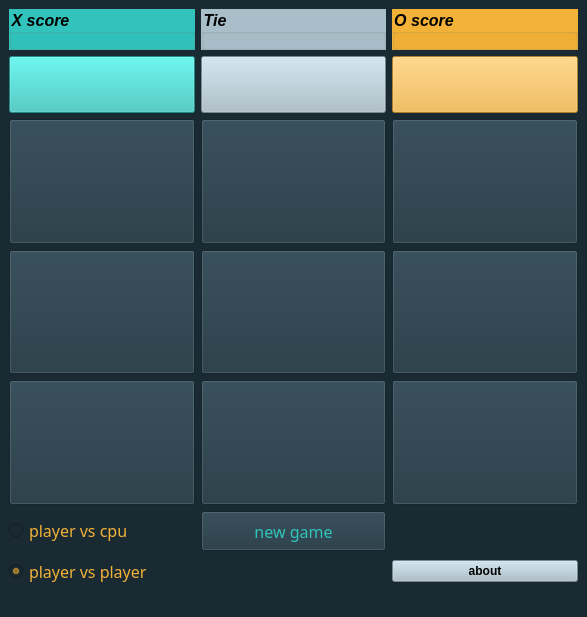
<?xml version="1.0" encoding="UTF-8"?>
<ui version="4.0">
 <class>MainWindow</class>
 <widget class="QMainWindow" name="MainWindow">
  <property name="geometry">
   <rect>
    <x>0</x>
    <y>0</y>
    <width>587</width>
    <height>617</height>
   </rect>
  </property>
  <property name="sizePolicy">
   <sizepolicy hsizetype="Minimum" vsizetype="Fixed">
    <horstretch>0</horstretch>
    <verstretch>0</verstretch>
   </sizepolicy>
  </property>
  <property name="font">
   <font>
    <pointsize>12</pointsize>
   </font>
  </property>
  <property name="windowTitle">
   <string>MainWindow</string>
  </property>
  <property name="styleSheet">
   <string notr="true">background-color: rgb(25, 42, 50)</string>
  </property>
  <widget class="QWidget" name="centralwidget">
   <layout class="QGridLayout" name="gridLayout">
    <item row="0" column="0">
     <widget class="QGroupBox" name="groupBox">
      <property name="sizePolicy">
       <sizepolicy hsizetype="Minimum" vsizetype="Fixed">
        <horstretch>0</horstretch>
        <verstretch>0</verstretch>
       </sizepolicy>
      </property>
      <property name="minimumSize">
       <size>
        <width>0</width>
        <height>25</height>
       </size>
      </property>
      <property name="font">
       <font>
        <pointsize>12</pointsize>
        <italic>true</italic>
        <bold>true</bold>
       </font>
      </property>
      <property name="styleSheet">
       <string notr="true">background-color: rgb(49, 195, 188);
</string>
      </property>
      <property name="title">
       <string>X score</string>
      </property>
     </widget>
    </item>
    <item row="7" column="2">
     <widget class="QPushButton" name="btn_about">
      <property name="font">
       <font>
        <pointsize>9</pointsize>
        <bold>true</bold>
       </font>
      </property>
      <property name="styleSheet">
       <string notr="true">background-color: rgb(168, 190, 201);</string>
      </property>
      <property name="text">
       <string>about</string>
      </property>
     </widget>
    </item>
    <item row="4" column="1">
     <widget class="QPushButton" name="btn_5">
      <property name="sizePolicy">
       <sizepolicy hsizetype="Minimum" vsizetype="Expanding">
        <horstretch>0</horstretch>
        <verstretch>0</verstretch>
       </sizepolicy>
      </property>
      <property name="font">
       <font>
        <pointsize>40</pointsize>
        <bold>true</bold>
       </font>
      </property>
      <property name="styleSheet">
       <string notr="true">background-color:rgb(31, 53, 64);

</string>
      </property>
      <property name="text">
       <string/>
      </property>
     </widget>
    </item>
    <item row="6" column="1">
     <widget class="QPushButton" name="btn_new_game">
      <property name="sizePolicy">
       <sizepolicy hsizetype="Minimum" vsizetype="Fixed">
        <horstretch>0</horstretch>
        <verstretch>0</verstretch>
       </sizepolicy>
      </property>
      <property name="minimumSize">
       <size>
        <width>0</width>
        <height>40</height>
       </size>
      </property>
      <property name="font">
       <font>
        <family>Showcard Gothic</family>
        <pointsize>12</pointsize>
        <bold>false</bold>
       </font>
      </property>
      <property name="styleSheet">
       <string notr="true">background-color:rgb(31, 53, 64);
color: rgb(49, 195, 188)
</string>
      </property>
      <property name="text">
       <string>new game</string>
      </property>
     </widget>
    </item>
    <item row="5" column="1">
     <widget class="QPushButton" name="btn_8">
      <property name="sizePolicy">
       <sizepolicy hsizetype="Minimum" vsizetype="Expanding">
        <horstretch>0</horstretch>
        <verstretch>0</verstretch>
       </sizepolicy>
      </property>
      <property name="font">
       <font>
        <pointsize>40</pointsize>
        <bold>true</bold>
       </font>
      </property>
      <property name="styleSheet">
       <string notr="true">background-color:rgb(31, 53, 64);

</string>
      </property>
      <property name="text">
       <string/>
      </property>
     </widget>
    </item>
    <item row="3" column="1">
     <widget class="QPushButton" name="btn_2">
      <property name="sizePolicy">
       <sizepolicy hsizetype="Minimum" vsizetype="Expanding">
        <horstretch>0</horstretch>
        <verstretch>0</verstretch>
       </sizepolicy>
      </property>
      <property name="font">
       <font>
        <pointsize>40</pointsize>
        <bold>true</bold>
       </font>
      </property>
      <property name="styleSheet">
       <string notr="true">background-color:rgb(31, 53, 64);

</string>
      </property>
      <property name="text">
       <string/>
      </property>
     </widget>
    </item>
    <item row="4" column="0">
     <widget class="QPushButton" name="btn_4">
      <property name="sizePolicy">
       <sizepolicy hsizetype="Minimum" vsizetype="Expanding">
        <horstretch>0</horstretch>
        <verstretch>0</verstretch>
       </sizepolicy>
      </property>
      <property name="font">
       <font>
        <pointsize>40</pointsize>
        <bold>true</bold>
       </font>
      </property>
      <property name="styleSheet">
       <string notr="true">background-color:rgb(31, 53, 64);

</string>
      </property>
      <property name="text">
       <string/>
      </property>
     </widget>
    </item>
    <item row="3" column="0">
     <widget class="QPushButton" name="btn_1">
      <property name="sizePolicy">
       <sizepolicy hsizetype="Minimum" vsizetype="Expanding">
        <horstretch>0</horstretch>
        <verstretch>0</verstretch>
       </sizepolicy>
      </property>
      <property name="font">
       <font>
        <pointsize>40</pointsize>
        <bold>true</bold>
       </font>
      </property>
      <property name="styleSheet">
       <string notr="true">background-color:rgb(31, 53, 64);

</string>
      </property>
      <property name="text">
       <string/>
      </property>
     </widget>
    </item>
    <item row="2" column="0">
     <widget class="QPushButton" name="scoreboard_x">
      <property name="sizePolicy">
       <sizepolicy hsizetype="Minimum" vsizetype="Fixed">
        <horstretch>0</horstretch>
        <verstretch>0</verstretch>
       </sizepolicy>
      </property>
      <property name="font">
       <font>
        <family>Arial Black</family>
        <pointsize>26</pointsize>
        <bold>true</bold>
       </font>
      </property>
      <property name="styleSheet">
       <string notr="true">background-color: rgb(49, 195, 188)
</string>
      </property>
      <property name="text">
       <string/>
      </property>
     </widget>
    </item>
    <item row="2" column="1">
     <widget class="QPushButton" name="scoreboard_tie">
      <property name="sizePolicy">
       <sizepolicy hsizetype="Minimum" vsizetype="Fixed">
        <horstretch>0</horstretch>
        <verstretch>0</verstretch>
       </sizepolicy>
      </property>
      <property name="font">
       <font>
        <family>Arial Black</family>
        <pointsize>26</pointsize>
        <bold>true</bold>
       </font>
      </property>
      <property name="styleSheet">
       <string notr="true">background-color: rgb(168, 190, 201);</string>
      </property>
      <property name="text">
       <string/>
      </property>
     </widget>
    </item>
    <item row="5" column="0">
     <widget class="QPushButton" name="btn_7">
      <property name="sizePolicy">
       <sizepolicy hsizetype="Minimum" vsizetype="Expanding">
        <horstretch>0</horstretch>
        <verstretch>0</verstretch>
       </sizepolicy>
      </property>
      <property name="font">
       <font>
        <pointsize>40</pointsize>
        <bold>true</bold>
       </font>
      </property>
      <property name="styleSheet">
       <string notr="true">background-color:rgb(31, 53, 64);

</string>
      </property>
      <property name="text">
       <string/>
      </property>
     </widget>
    </item>
    <item row="5" column="2">
     <widget class="QPushButton" name="btn_9">
      <property name="sizePolicy">
       <sizepolicy hsizetype="Minimum" vsizetype="Expanding">
        <horstretch>0</horstretch>
        <verstretch>0</verstretch>
       </sizepolicy>
      </property>
      <property name="font">
       <font>
        <pointsize>40</pointsize>
        <bold>true</bold>
       </font>
      </property>
      <property name="styleSheet">
       <string notr="true">background-color:rgb(31, 53, 64);

</string>
      </property>
      <property name="text">
       <string/>
      </property>
     </widget>
    </item>
    <item row="3" column="2">
     <widget class="QPushButton" name="btn_3">
      <property name="sizePolicy">
       <sizepolicy hsizetype="Minimum" vsizetype="Expanding">
        <horstretch>0</horstretch>
        <verstretch>0</verstretch>
       </sizepolicy>
      </property>
      <property name="font">
       <font>
        <pointsize>40</pointsize>
        <bold>true</bold>
       </font>
      </property>
      <property name="styleSheet">
       <string notr="true">background-color:rgb(31, 53, 64);

</string>
      </property>
      <property name="text">
       <string/>
      </property>
     </widget>
    </item>
    <item row="2" column="2">
     <widget class="QPushButton" name="scoreboard_o">
      <property name="sizePolicy">
       <sizepolicy hsizetype="Minimum" vsizetype="Fixed">
        <horstretch>0</horstretch>
        <verstretch>0</verstretch>
       </sizepolicy>
      </property>
      <property name="font">
       <font>
        <family>Arial Black</family>
        <pointsize>26</pointsize>
        <bold>true</bold>
       </font>
      </property>
      <property name="styleSheet">
       <string notr="true">background-color: rgb(242, 177, 55)</string>
      </property>
      <property name="text">
       <string/>
      </property>
     </widget>
    </item>
    <item row="7" column="0">
     <widget class="QRadioButton" name="player_vs_player">
      <property name="font">
       <font>
        <family>Showcard Gothic</family>
        <pointsize>12</pointsize>
       </font>
      </property>
      <property name="styleSheet">
       <string notr="true">color: rgb(242, 177, 55)</string>
      </property>
      <property name="text">
       <string>player vs player</string>
      </property>
      <property name="checked">
       <bool>true</bool>
      </property>
     </widget>
    </item>
    <item row="4" column="2">
     <widget class="QPushButton" name="btn_6">
      <property name="sizePolicy">
       <sizepolicy hsizetype="Minimum" vsizetype="Expanding">
        <horstretch>0</horstretch>
        <verstretch>0</verstretch>
       </sizepolicy>
      </property>
      <property name="font">
       <font>
        <pointsize>40</pointsize>
        <bold>true</bold>
       </font>
      </property>
      <property name="styleSheet">
       <string notr="true">background-color:rgb(31, 53, 64);

</string>
      </property>
      <property name="text">
       <string/>
      </property>
     </widget>
    </item>
    <item row="0" column="2">
     <widget class="QGroupBox" name="groupBox_3">
      <property name="sizePolicy">
       <sizepolicy hsizetype="Minimum" vsizetype="Fixed">
        <horstretch>0</horstretch>
        <verstretch>0</verstretch>
       </sizepolicy>
      </property>
      <property name="minimumSize">
       <size>
        <width>0</width>
        <height>25</height>
       </size>
      </property>
      <property name="font">
       <font>
        <pointsize>12</pointsize>
        <italic>true</italic>
        <bold>true</bold>
        <underline>false</underline>
        <strikeout>false</strikeout>
        <kerning>true</kerning>
       </font>
      </property>
      <property name="styleSheet">
       <string notr="true">background-color: rgb(242, 177, 55)
</string>
      </property>
      <property name="title">
       <string>O score</string>
      </property>
     </widget>
    </item>
    <item row="0" column="1">
     <widget class="QGroupBox" name="groupBox_2">
      <property name="sizePolicy">
       <sizepolicy hsizetype="Minimum" vsizetype="Fixed">
        <horstretch>0</horstretch>
        <verstretch>0</verstretch>
       </sizepolicy>
      </property>
      <property name="minimumSize">
       <size>
        <width>0</width>
        <height>25</height>
       </size>
      </property>
      <property name="font">
       <font>
        <pointsize>12</pointsize>
        <italic>true</italic>
        <bold>true</bold>
       </font>
      </property>
      <property name="styleSheet">
       <string notr="true">background-color: rgb(168, 190, 201);</string>
      </property>
      <property name="title">
       <string>Tie</string>
      </property>
     </widget>
    </item>
    <item row="6" column="0">
     <widget class="QRadioButton" name="player_vs_cpu">
      <property name="font">
       <font>
        <family>Showcard Gothic</family>
        <pointsize>12</pointsize>
       </font>
      </property>
      <property name="styleSheet">
       <string notr="true">color: rgb(242, 177, 55)</string>
      </property>
      <property name="text">
       <string>player vs cpu</string>
      </property>
      <property name="checked">
       <bool>false</bool>
      </property>
     </widget>
    </item>
   </layout>
   <zorder>btn_new_game</zorder>
   <zorder>btn_4</zorder>
   <zorder>btn_1</zorder>
   <zorder>player_vs_player</zorder>
   <zorder>btn_3</zorder>
   <zorder>btn_6</zorder>
   <zorder>btn_7</zorder>
   <zorder>btn_9</zorder>
   <zorder>btn_5</zorder>
   <zorder>btn_8</zorder>
   <zorder>btn_2</zorder>
   <zorder>groupBox</zorder>
   <zorder>scoreboard_x</zorder>
   <zorder>scoreboard_tie</zorder>
   <zorder>scoreboard_o</zorder>
   <zorder>groupBox_2</zorder>
   <zorder>groupBox_3</zorder>
   <zorder>btn_about</zorder>
   <zorder>player_vs_cpu</zorder>
  </widget>
  <widget class="QMenuBar" name="menubar">
   <property name="geometry">
    <rect>
     <x>0</x>
     <y>0</y>
     <width>587</width>
     <height>22</height>
    </rect>
   </property>
  </widget>
  <widget class="QStatusBar" name="statusbar"/>
 </widget>
 <resources/>
 <connections/>
</ui>
